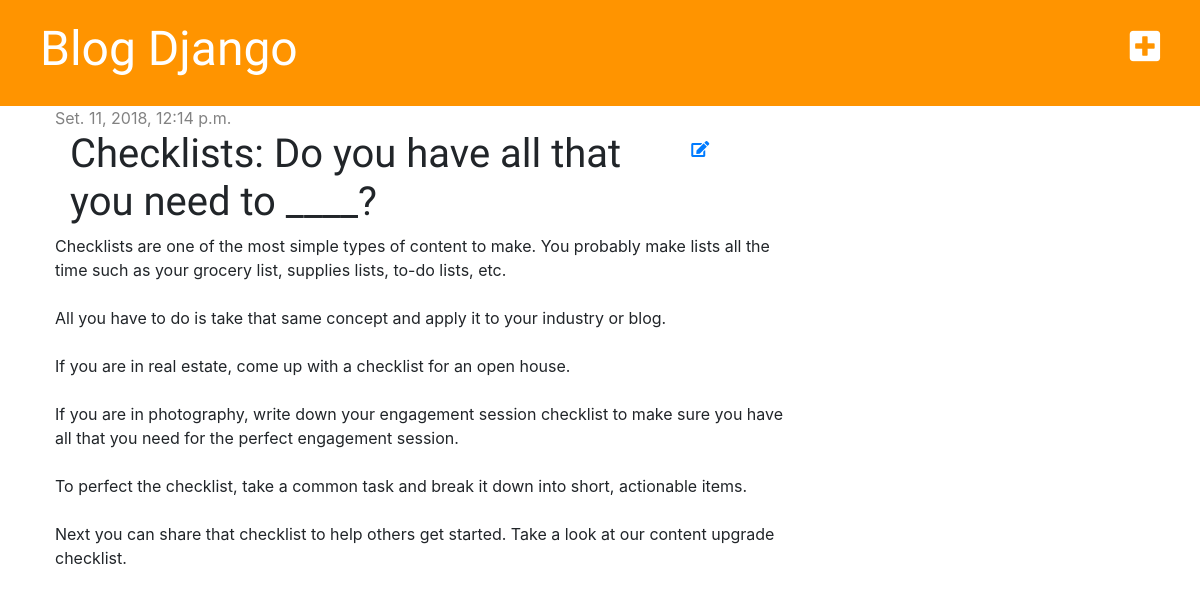
The app's page /post/4/ with its own data.
### blog/models.py (models this page shows, shortened)
class Post(models.Model):
    author = models.ForeignKey('auth.User', on_delete=models.CASCADE)
    title = models.CharField(max_length=200)
    text = models.TextField()
    created_date = models.DateTimeField(default=timezone.now)
    published_date = models.DateTimeField(blank=True, null=True)

### blog/views.py (the view)
# urls.py: path('post/<int:pk>/', views.post_detail, name='post_detail'),
def post_detail(request, pk):
    post = get_object_or_404(Post, pk=pk)
    return render(request, 'blog/post_detail.html', {'post': post})

### blog/templates/blog/post_detail.html
{% extends 'blog/base.html' %}
{% block content %}
	<div class="post">
		{% if post.published_date %}
			<div class="date">
				{{ post.published_date }}
			</div>
		{% endif %}
		<div class="col-md-12">
			<div class="row">
				<div class="col-md-10">
					<h1>{{ post.title }}</h1>
				</div>
				<div class="col-md-2">
					<a href="{% url 'post_edit' pk=post.pk %}" class="btn btn-default" title="Editar"><i class="fas fa-edit"></i></a>
				</div>
			</div>
		</div>
		<p>{{ post.text|linebreaksbr }}</p>
	</div>
{% endblock %}

### blog/static/css/blog.css (style rules this page uses)
h1, h2, h3, h4 { font-family: 'Lobster', cursive; }
.date { color: #828282; }
.post { margin-bottom: 70px; }

### records on screen
Post: published_date "Set. 11, 2018, 12:14 p.m.", title "Checklists: Do you have all that you need to ____?", text "Checklists are one of the most simple types of content to make. You probably make lists all the time such as your grocery list, supplies lists, to-do lists, etc. All you have to do is take that same concept and apply it to your industry or blog. If you are in real estate, come up with a checklist for an open house. If you are in photography, write down your engagement session checklist to make sure you have all that you need for the perfect engagement session. To perfect the checklist, take a common task and break it down into short, actionable items. Next you can share that checklist to help others get started. Take a look at our content upgrade checklist."
